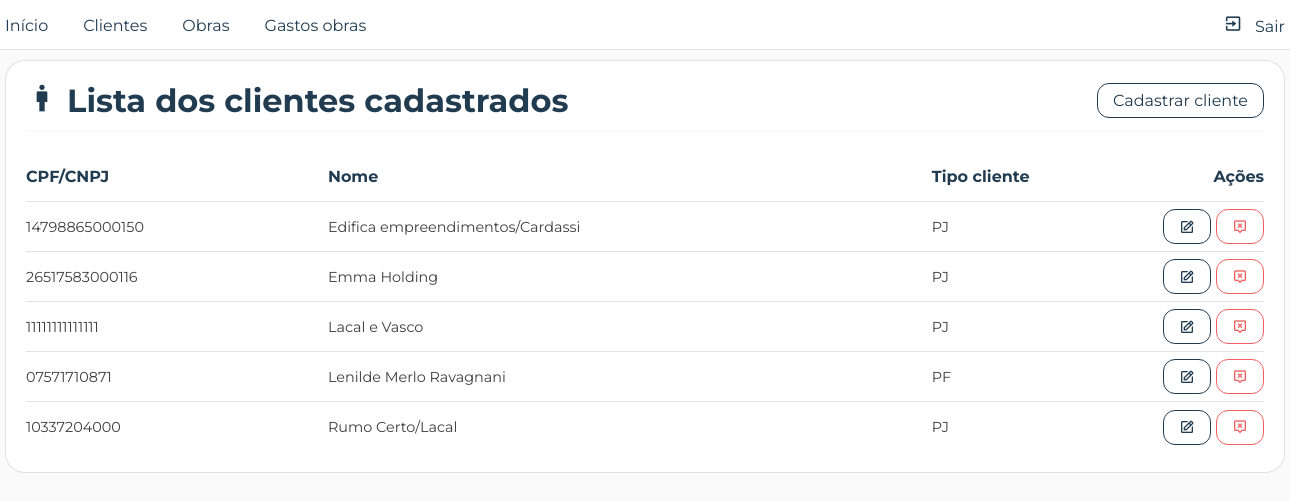
The app's page /pages/front/listas/lista_clientes.php (signed in) with its own data.
### tables this page shows
CREATE TABLE `clientes` (
  `cpf_cnpj` varchar(20) NOT NULL,
  `nome` varchar(50) NOT NULL,
  `tipo_cliente` char(2) DEFAULT NULL
);

### pages/back/utils.php (called while the page is built, shortened)
<?php
   function selecionaTodos($conn, $tabela, $coluna){
      try {
         $query = $conn->prepare("SELECT * FROM $tabela ORDER BY $coluna ASC");
         $query->execute();
         if($query) {
            $dados = $query->fetchAll(PDO::FETCH_ASSOC);
            return $dados;
         }
      } catch (PDOException $erro) {
         echo "Não foi possível recuperar os dados";
         exit();
      }
   }
?>

### pages/back/listas/lista_clientesdb.php (called while the page is built)
<?php
   require_once(__DIR__."/../../conexao/connection.php");
   require_once(__DIR__."/../utils.php");
   try {
      $clientes = selecionaTodos(
         $conn,
         'clientes',
         'nome'
      );
      if($clientes) {
         return $clientes;
      }
   } catch (PDOException $erro) {
      echo "Não foi possível recuperar os clientes cadastrados";
      exit();
   }
?>

### pages/front/listas/lista_clientes.php (the view, shortened to what this page needs)
<?php
   require_once(__DIR__."/../../back/listas/lista_clientesdb.php");
?>
<!DOCTYPE html>
<html lang="pt-br">
<head>
      <link rel="stylesheet" href="<?= BASE_URL; ?>css/reset.css">
      <link rel="stylesheet" href="<?= BASE_URL; ?>css/style.css">
      <link rel="stylesheet" href="<?= BASE_URL; ?>css/listas.css">
      <link rel="stylesheet" href="<?= BASE_URL; ?>css/table.css">
</head>
<body>
      <?php require_once(__DIR__."/../menu.php"); ?>
      <div class="container container_lista">
         <div class="row rowTitulo">
            <h1><i class='bx bx-male icon_titulo'></i> Lista dos clientes cadastrados</h1>
            <nav>
               <a href="<?= BASE_URL; ?>pages/front/cadastros/cadastrar_clientes.php" class="btn nav">Cadastrar cliente</a>
            </nav>
         </div>
         <div class="row lista">
            <table class="tabela_gastos_obras">
               <tr class="linha_cabecalho">
                  <th class="f1">CPF/CNPJ</th>
                  <th class="f2">Nome</th>
                  <th class="f-6">Tipo cliente</th>
                  <th class="f-5 celula_botoes_acoes">Ações</th>
               </tr>
               <?php
                  foreach($clientes as $linha) {
               ?>
               <tr>
                  <td class="f1">
                     <p class="cpf_cnpj_cliente"><?= $linha['cpf_cnpj']; ?></p>
                  </td>
                  <td class="f2">
                     <?= $linha['nome']; ?>
                  </td>
                  <td class="f-6">
                     <?= strtoupper($linha['tipo_cliente']); ?>
                  </td>
                  <td class="f-5 celula_botoes_acoes">
                     <a href="<?= BASE_URL; ?>pages/front/edits/editar_cliente.php?cpfCnpj=<?= $linha['cpf_cnpj']; ?>" class="btn editar">
                        <i class='bx bx-edit'></i>
                     </a>
                     <a
                        href="<?= BASE_URL; ?>pages/back/excluir/excluir_clientedb.php?cpfCnpj=<?= $linha['cpf_cnpj']; ?>"
                        class="btn excluir"
                        onclick="confirmarExclusao(event, '')">
                        <i class='bx bx-message-alt-x'></i>
                     </a>
                  </td>
               </tr>
               <?php
                  }
               ?>
            </table>
         </div>
      </div>
</body>
</html>

### css/style.css (style rules this page uses)
body { width: 100%; height: auto; padding: 60px 0 10px 0; background-color: var(--gelo); }
.container { width: 1280px; margin: 0 auto; }
.row { width: 100%; }
a.btn { width: fit-content; height: 35px; border-radius: 12px; display: block; padding: 0 15px; place-content: center; text-decoration: none; display: flex; gap: 5px; align-items: center; color: var(--gelo); font-size: 1rem; transition: all var(--trans02) ease; }
.f1 { flex: 1 !important; }
.f2 { flex: 2 !important; }

### css/variaveis.css (style rules this page uses)
:root { --cor-texto: rgba(26, 26, 26, 0.84); --cinza: rgba(26, 26, 26, 0.7); --cinza-claro: rgba(37, 37, 37, 0.438); --borda-card: rgba(37, 37, 37, 0.130); --realce: #213C51; --realce02: #173044; --gelo: #fafafa; --branco: #fff; --vermelho: #f16060; --vermelho02: #cc4545; --verde: #66ac5f; --bg-icon-card1: #ddf8e0; --co-icon-card1: #66ac5f; --bg-icon-card2: #ddf4f8; --co-icon-card2: #5f89ac; --bg-icon-card3: #e9ddf8; --co-icon-card3: #805fac; --bg-icon-card4: #f8eddd; --co-icon-card4: #ac8d5f; --trans02: .2s; --trans04: .4s; }

### records on screen
clientes: cpf_cnpj "14798865000150", nome "Edifica empreendimentos/Cardassi", tipo_cliente "PJ"
clientes: cpf_cnpj "26517583000116", nome "Emma Holding", tipo_cliente "PJ"
clientes: cpf_cnpj "11111111111111", nome "Lacal e Vasco", tipo_cliente "PJ"
clientes: cpf_cnpj "07571710871", nome "Lenilde Merlo Ravagnani", tipo_cliente "PF"
clientes: cpf_cnpj "10337204000", nome "Rumo Certo/Lacal", tipo_cliente "PJ"
